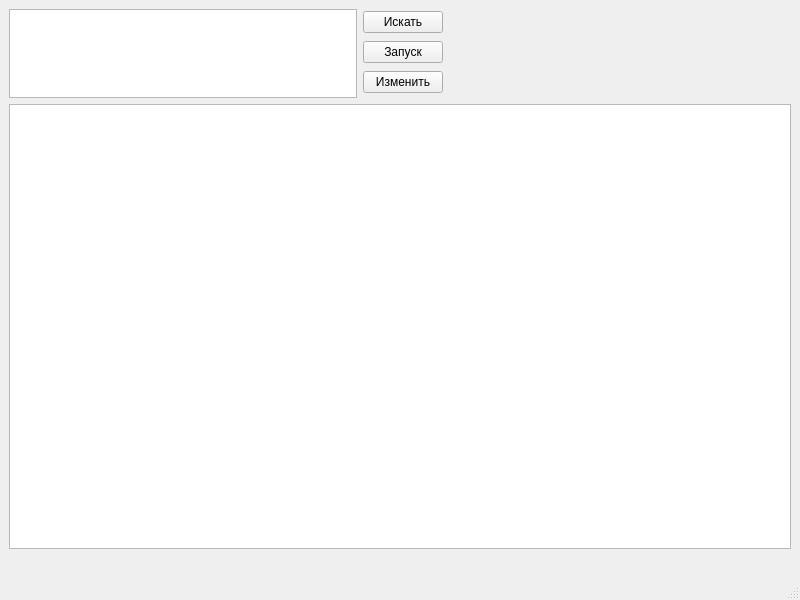
<?xml version="1.0" encoding="UTF-8"?>
<ui version="4.0">
 <class>MainWindow</class>
 <widget class="QMainWindow" name="MainWindow">
  <property name="geometry">
   <rect>
    <x>0</x>
    <y>0</y>
    <width>800</width>
    <height>600</height>
   </rect>
  </property>
  <property name="windowTitle">
   <string>MainWindow</string>
  </property>
  <widget class="QWidget" name="centralwidget">
   <layout class="QVBoxLayout" name="verticalLayout_2">
    <item>
     <layout class="QVBoxLayout" name="verticalLayout" stretch="1,5">
      <item>
       <layout class="QHBoxLayout" name="horizontalLayout">
        <item>
         <widget class="QPlainTextEdit" name="query_edit"/>
        </item>
        <item>
         <layout class="QVBoxLayout" name="verticalLayout_3">
          <item>
           <widget class="QPushButton" name="search_btn">
            <property name="text">
             <string>Искать</string>
            </property>
           </widget>
          </item>
          <item>
           <widget class="QPushButton" name="start_btn">
            <property name="text">
             <string>Запуск</string>
            </property>
           </widget>
          </item>
          <item>
           <widget class="QPushButton" name="edit_btn">
            <property name="text">
             <string>Изменить</string>
            </property>
           </widget>
          </item>
         </layout>
        </item>
        <item>
         <spacer name="horizontalSpacer">
          <property name="orientation">
           <enum>Qt::Horizontal</enum>
          </property>
          <property name="sizeHint" stdset="0">
           <size>
            <width>40</width>
            <height>20</height>
           </size>
          </property>
         </spacer>
        </item>
       </layout>
      </item>
      <item>
       <widget class="QTableWidget" name="films_table_widget"/>
      </item>
     </layout>
    </item>
    <item>
     <widget class="QLabel" name="indicator_lbl">
      <property name="text">
       <string/>
      </property>
     </widget>
    </item>
   </layout>
  </widget>
  <widget class="QMenuBar" name="menubar">
   <property name="geometry">
    <rect>
     <x>0</x>
     <y>0</y>
     <width>800</width>
     <height>21</height>
    </rect>
   </property>
  </widget>
  <widget class="QStatusBar" name="statusbar"/>
 </widget>
 <resources/>
 <connections/>
</ui>
